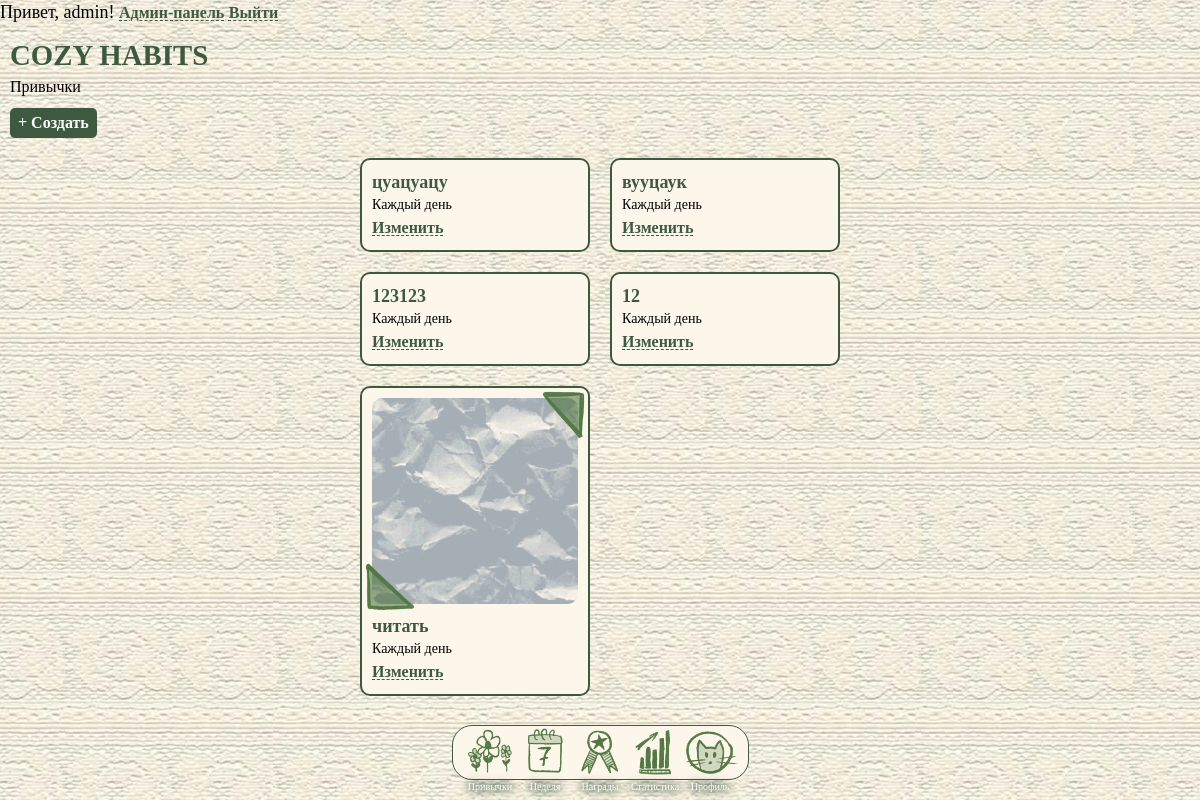
Page /habits (signed in) on the committed database.
### app/models.py (models this page shows, shortened)
class User(UserMixin, db.Model):
    __tablename__ = 'users'
    id = db.Column(db.Integer, primary_key=True)
    email = db.Column(db.String(120), unique=True, nullable=False)
    username = db.Column(db.String(80), nullable=False)
    password_hash = db.Column(db.String(255), nullable=False)
    avatar_url = db.Column(db.String(255), nullable=True)
    experience = db.Column(db.Integer, default=0, nullable=False)
    days_streak = db.Column(db.Integer, default=0, nullable=False)
    created_at = db.Column(db.DateTime, default=datetime.utcnow, nullable=False)
    is_admin = db.Column(db.Boolean, default=False, nullable=False)
    habits = db.relationship('Habit', backref='user', lazy=True, cascade='all, delete-orphan')
    habit_logs = db.relationship('HabitLog', backref='user', lazy=True, cascade='all, delete-orphan')
    user_rewards = db.relationship('UserReward', backref='user', lazy=True, cascade='all, delete-orphan')
    user_weekly_rewards = db.relationship('UserWeeklyReward', backref='user', lazy=True, cascade='all, delete-orphan')

class Habit(db.Model):
    __tablename__ = 'habits'
    id = db.Column(db.Integer, primary_key=True)
    user_id = db.Column(db.Integer, db.ForeignKey('users.id'), nullable=False)
    title = db.Column(db.String(120), nullable=False)
    description = db.Column(db.Text, nullable=True)
    icon = db.Column(db.String(255), default='star', nullable=True)  # путь к картинке или 'star'
    frequency = db.Column(db.String(20), nullable=False)  # 'daily' / 'weekly'
    target_days = db.Column(JSON, nullable=True)  # list[int], напр. [1, 3, 5]
    reminder_time = db.Column(db.Time, nullable=True)
    color = db.Column(db.String(20), default='#4CAF50', nullable=False)
    is_active = db.Column(db.Boolean, default=True, nullable=False)
    created_at = db.Column(db.DateTime, default=datetime.utcnow, nullable=False)
    logs = db.relationship('HabitLog', backref='habit', lazy=True, cascade='all, delete-orphan')

### app/routes.py (the view)
@main.route('/')
@main.route('/habits')
@login_required
def habits():
    user_habits = Habit.query.filter_by(user_id=current_user.id, is_active=True).order_by(Habit.created_at.desc()).all()
    return render_template('habits.html', habits=user_habits)

### app/models.py (called while the page is built)
@login_manager.user_loader
def load_user(user_id: str):
    return User.query.get(int(user_id))

### app/templates/habits.html (shortened to what this page needs)
{% extends "base.html" %}
{% block content %}
<h1>COZY HABITS</h1>
<p>Привычки</p>
<a href="{{ url_for('main.habit_new') }}" class="habit-new-btn">+ Создать</a>
<div id="all-habits">
    {% for habit in habits %}
    {% set has_icon = habit.icon and habit.icon != 'star' %}
    <div class="habit-box {% if not has_icon %}no-icon{% endif %}">
        {% if has_icon %}
        <div class="habit-img-wrapper">
            <img class="habit-img-frame" src="{{ url_for('static', filename='images/frames/frame_1.png') }}" alt="">
        </div>
        {% endif %}
        <h1 class="habit-text">{{ habit.title }}</h1>
        <p class="time-text">
            {% if habit.frequency == 'daily' %}
                Каждый день
            {% elif habit.target_days %}
                {{ habit.target_days|length }} раз в неделю
            {% else %}
                Раз в неделю
            {% endif %}
        </p>
        <div class="habit-actions">
            <a href="{{ url_for('main.habit_edit', habit_id=habit.id) }}">Изменить</a>
        </div>
    </div>
    {% else %}
    <p class="empty-state">Пока нет привычек. Создай первую!</p>
    {% endfor %}
</div>
{% endblock %}

### app/templates/base.html (shortened to what this page needs)
<!DOCTYPE html>
<html lang="en">
<head>
    <link rel="stylesheet" href="{{ url_for('static', filename='css/style.css') }}">
    <link rel="stylesheet" href="{{ url_for('static', filename='css/habits.css') }}">
    <link rel="stylesheet" href="{{ url_for('static', filename='css/reg_auth.css') }}">
    <link rel="stylesheet" href="{{ url_for('static', filename='css/week.css') }}">
    <link rel="stylesheet" href="{{ url_for('static', filename='css/rewards.css') }}">
    <link rel="stylesheet" href="{{ url_for('static', filename='css/stat.css') }}">
</head>
<body>
    <header id="auth-bar">
        {% if current_user.is_authenticated %}
            <span>Привет, {{ current_user.username }}!</span>
            {% if current_user.is_admin %}
                <a href="{{ url_for('admin.dashboard') }}">Админ-панель</a>
            {% endif %}
            <a href="{{ url_for('auth.logout') }}">Выйти</a>
        {% else %}
            <a href="{{ url_for('auth.login') }}">Войти</a>
            <a href="{{ url_for('auth.register') }}">Регистрация</a>
        {% endif %}
    </header>
    <main>
        {% block content %}{% endblock %}
    </main>
<div id="main-menu">
    <div id="dock">
        <a href="{{ url_for('main.habits') }}">
            <div class="dock-button">
                <img src="{{ url_for('static', filename='images/dock/habits_icon.png') }}" alt="">
                <p>Привычки</p>
            </div>
        </a>
        <a href="{{ url_for('main.week') }}">
            <div class="dock-button">
                <img src="{{ url_for('static', filename='images/dock/week_icon.png') }}" alt="">
                <p>Неделя</p>
            </div>
        </a>
        <a href="{{ url_for('main.rewards') }}">
            <div class="dock-button">
                <img src="{{ url_for('static', filename='images/dock/achievements_icon.png') }}" alt="">
                <p>Награды</p>
            </div>
        </a>
        <a href="{{ url_for('main.statistics') }}">
            <div class="dock-button">
                <img src="{{ url_for('static', filename='images/dock/statistics_icon.png') }}" alt="">
                <p>Статистика</p>
            </div>
        </a>
        <a href="{{ url_for('main.profile') }}">
            <div class="dock-button">
                <img src="{{ url_for('static', filename='images/dock/user_icon.png') }}" alt="">
                <p>Профиль</p>
            </div>
        </a>
    </div>
</div>
</body>
</html>

### app/static/css/style.css (style rules this page uses)
:root { --dark-green: #3d5a40; --light-green: #d7d6a5; --mid-beige: #f2ce74; --dark-green-transp: #28462783; --light-beige: #fdf7eb; --dock-height: 75px; --btn-font-size: 1rem; }
* { margin: 0; padding: 0; box-sizing: border-box; }
html { min-height: 100%; background-color: var(--light-beige); background-image: url("../images/backgrounds/cloth064.jpg"); background-position: center; }
body { min-height: 100vh; background: transparent; font-family: "Raleway"; line-height: 1.4; font-size: 18px; }
p { font-size: 1rem; font-weight: 500; }
a { font-size: 1rem; font-weight: 600; color: var(--dark-green); text-decoration-line: underline; text-decoration-style: dashed; text-decoration-thickness: 1px; text-underline-offset: 2px; }
h1 { font-family: "Raleway-Italic"; color: var(--dark-green); font-size: 1.8rem; font-weight: 700; }
main { padding: 10px; padding-bottom: calc(var(--dock-height) + 20px); }
#main-menu { z-index: 100; width: 100%; position: fixed; bottom: 20px; }
#dock { margin: auto; padding: 0 10px 0 10px; height: 55px; width: max-content; display: flex; justify-content: center; align-items: flex-end; background-color: var(--light-beige); border: 1px solid var(--dark-green); border-radius: 20px; }
.dock-button { height: 55px; width: 55px; transition: all ease 0.2s; }
.dock-button p { margin-top: -5px; font-size: 10px; text-align: center; color: white; filter: drop-shadow(0 0 3px var(--dark-green)) drop-shadow(0 0 5px var(--dark-green)); }
#dock a { text-decoration: none; }
.dock-button img { width: 100%; }

### app/static/css/habits.css (style rules this page uses)
#all-habits { margin: auto; padding: 10px; display: grid; grid-template-columns: 1fr 1fr; gap: 20px; max-width: 500px; }
.habit-box { padding: 10px; position: relative; background-color: var(--light-beige); border-radius: 10px; border: 2px solid var(--dark-green); }
.habit-box.no-icon .habit-text { padding-top: 0; }
.habit-img-wrapper { position: relative; }
.habit-img-frame { position: absolute; width: 100%; transform: scale(1.18); z-index: 1; }
.habit-text { font-size: 18px; padding: 10px 0 0 0; }
.time-text { font-size: 14px; padding: 0 0 0 0; }
.habit-new-btn { display: inline-block; font-family: "Raleway-Italic"; font-size: var(--btn-font-size); margin: 10px 0; padding: 4px 8px; background-color: var(--dark-green); color: white; text-decoration: none; border-radius: 5px; }

### rows in the picture
User: username "admin"
Habit: title "цуацуацу", frequency "Каждый день"
Habit: title "вууцаук", frequency "Каждый день"
Habit: title "123123", frequency "Каждый день"
Habit: title "12", frequency "Каждый день"
Habit: title "читать", frequency "Каждый день"
